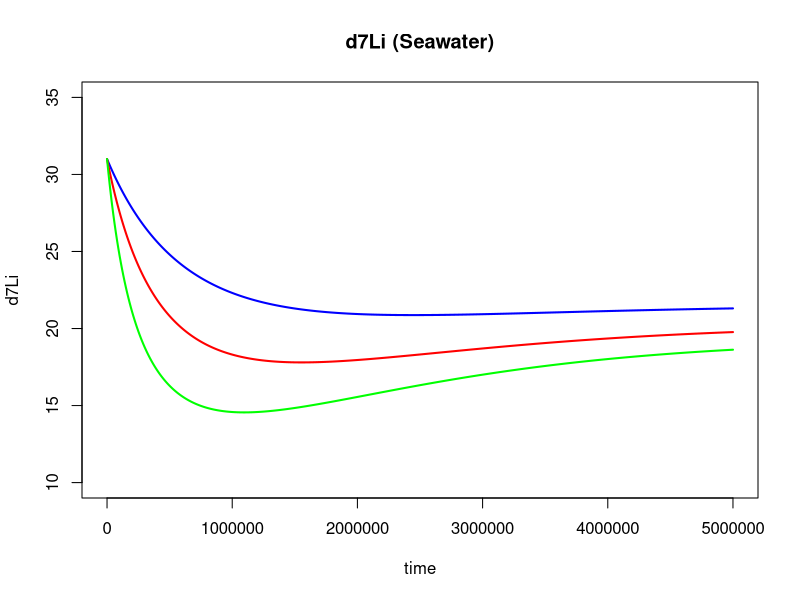
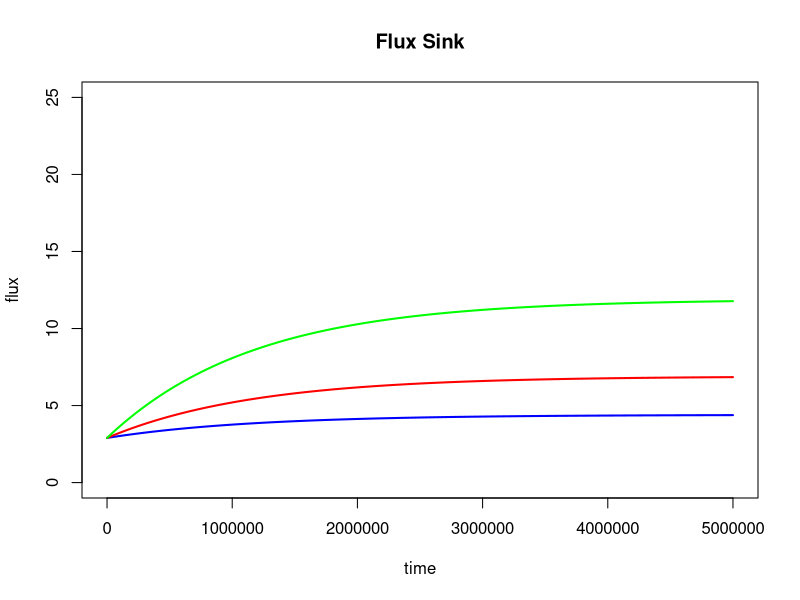

Reproduce these figures in R, in order.
# Solving Li box model by 4th order Runge-Kutta method


#########      Main Equation        #########

# One box model

#dNdt <- f_riv + f_ht + f_sr - f_sc
#ddelSWdt <- 1/N*(f_riv*(d_riv - delSW) + f_ht*(d_ht - delSW) + f_sr*(d_sr - delSW) + f_sc*(d_sc - delSW))



#########      Define constants and parameters       #########


# define time domain for 4th Order Runge-Kutta solver
dt <- 10000 # time step
t_total <- 5000000 # total num yrs
t_start <- 0 # start time
t <- seq(t_start, t_total, by=dt) # time sequence
N_step <- length(t) - 1 # num of time steps for solver

# input and output fluxes
friv = c(2.5, 5, 10, 50) # river
f_ht = 1.3 # hydrothermal vent
f_sr = 0.6 # subduction reflux

# isotope ratios (isotopic composition) of input and output fluxes
d_riv = 2 # riverine 
d_ht = 8 # hydrothermal vent
d_sr = 15 # subduction reflux 

# initialize values for Li sink into clays
d_sc0 <- 15
f_sc0 <- 2.9


# initialize values for Li isotopic balance in seawater
delSW0 <- 31

# initialize values for Li reservoir in seawater
M0 <- 3.4e6

# Li sink into clay differential for calculating isotope ratio of Li sink into clays (value used in Excel model)
sc_diff <- 16



#########      Define functions       #########

# Seawater Li Reservoir
fM <- function(dt.=dt, f_riv, f_ht, f_sr, f_sc) # t is timestep, M is seawater Li reservoir, and delSW is seawater Li isotopic balance
{
  dt*(f_riv + f_ht + f_sr - round(f_sc, 1))
}

# Li Isotopic Balance in Seawater
fdelSW <- function(dt.=dt, M, delSW, f_riv, d_riv, f_ht, d_ht, f_sr, d_sr, f_sc, d_sc) 
{
  dt/M*(f_riv*(d_riv - delSW) + f_ht*(d_ht - delSW) + f_sr*(d_sr - delSW) - f_sc*(d_sc - delSW))
}

# Li sink into clays flux; clay formation during seafloor alteration and sediment diagenesis
f_fsc <- function(f_sc00=f_sc0, M00=M0, dt.=dt, input_Li, output_Li){
  f_sc00*((input_Li - output_Li)*dt + M00)/M00
}

# isotope ratio of output (Li sink into clays) flux
f_dsc <- function(delSW, sc_diff){
  delSW - sc_diff
}


# initialize data frame to hold data
df <- list()

for (k in 1:length(friv)){
  
  df[[k]] <- data.frame(t=t)
  
  # add to data frame
  df[[k]]$f_riv <- friv[k]
  df[[k]]$f_ht <- f_ht
  df[[k]]$f_sr <- f_sr
  
  # add to data frame
  df[[k]]$d_riv <- d_riv
  df[[k]]$d_ht <- d_ht
  df[[k]]$d_sr <- d_sr
  
  df[[k]]$d_sc <- NA
  df[[k]]$f_sc <- NA
  df[[k]]$d_sc[1] <- d_sc0
  df[[k]]$f_sc[1] <- f_sc0
  
  df[[k]]$delSW <- NA
  df[[k]]$delSW[1] <- delSW0
  
  df[[k]]$M <- NA
  df[[k]]$M[1] <- M0
  
  # initialize values for cumulative input and output fluxes
  df[[k]]$input_Li <- NA
  df[[k]]$output_Li <- NA
  df[[k]]$input_Li[1] <- friv[k] + f_ht + f_sr
  df[[k]]$output_Li[1] <- f_sc0
  
}



###########    4th order Runge-Kutta Solver ###########


for (j in 1:length(friv)){
  
  for (i in 1:N_step)
  {
    # update time dependent variables
    #t_i <- df[[j]]$t[i]
    delSW_i <- df[[j]]$delSW[i]
    f_riv_i <- df[[j]]$f_riv[i]
    f_ht_i <- df[[j]]$f_ht[i]
    f_sr_i <- df[[j]]$f_sr[i]
    d_riv_i <- df[[j]]$d_riv[i]
    d_ht_i <- df[[j]]$d_ht[i]
    d_sr_i <- df[[j]]$d_sr[i]
    d_sc_i <- df[[j]]$d_sc[i]
    f_sc_i <- df[[j]]$f_sc[i]
    M_i <- df[[j]]$M[i]
    
    # calculate slopes
    m1 <- fM(dt, f_riv_i, f_ht_i, f_sr_i, f_sc_i)
    m2 <- fM(dt, f_riv_i, f_ht_i, f_sr_i, f_sc_i)
    m3 <- fM(dt, f_riv_i, f_ht_i, f_sr_i, f_sc_i)
    m4 <- fM(dt, f_riv_i, f_ht_i, f_sr_i, f_sc_i)
    
    k1 <- fdelSW(dt, M_i, delSW_i, f_riv_i, d_riv_i, f_ht_i, d_ht_i, f_sr_i, d_sr_i, f_sc_i, d_sc_i)
    k2 <- fdelSW(dt, M_i+m1/2, delSW_i+k1/2, f_riv_i, d_riv_i, f_ht_i, d_ht_i, f_sr_i, d_sr_i, f_sc_i, d_sc_i)
    k3 <- fdelSW(dt, M_i+m2/2, delSW_i+k2/2, f_riv_i, d_riv_i, f_ht_i, d_ht_i, f_sr_i, d_sr_i, f_sc_i, d_sc_i)
    k4 <- fdelSW(dt, M_i+m3, delSW_i+k3, f_riv_i, d_riv_i, f_ht_i, d_ht_i, f_sr_i, d_sr_i, f_sc_i, d_sc_i)
    
    # update dependent values
    M_new <- M_i + 1/6*(m1 + 2*m2 + 2*m3 + m4)
    delSW_new <- delSW_i+1/6*(k1 + 2*k2 + 2*k3 + k4)
    dsc_new <- f_dsc(delSW_new, sc_diff)
    fsc_new <- f_fsc(input_Li=df[[j]]$input_Li[i], output_Li=df[[j]]$output_Li[i])
    
    # update data frame
    df[[j]]$delSW[i+1] <- delSW_new
    df[[j]]$d_sc[i+1] <- dsc_new
    df[[j]]$f_sc[i+1] <- fsc_new
    df[[j]]$M[i+1] <- M_new
    df[[j]]$input_Li[i+1] <- df[[j]]$input_Li[i] + f_riv_i + f_ht_i + f_sr_i
    df[[j]]$output_Li[i+1] <- df[[j]]$output_Li[i] + fsc_new
    
  }
}


##########  plot numerical results ############

# remove scientific notation
options(scipen=999)

# plot delSW
plot(x=df[[1]]$t, y=df[[1]]$delSW, type="l", lwd=2, col="blue", main="d7Li (Seawater)", xlab="time", ylab="d7Li", ylim=c(10, 35))
lines(x=df[[2]]$t, y=df[[2]]$delSW, type="l", lwd=2, col="red")
lines(x=df[[3]]$t, y=df[[3]]$delSW, type="l", lwd=2, col="green")
#lines(x=df[[4]]$t, y=df[[4]]$delSW, type="l", lwd=2, col="orange")

# plot flux sink
plot(x=df[[1]]$t, y=df[[1]]$f_sc, type="l", lwd=2, col="blue", main="Flux Sink", xlab="time", ylab="flux", ylim=c(0, 25))
lines(x=df[[2]]$t, y=df[[2]]$f_sc, type="l", lwd=2, col="red")
lines(x=df[[3]]$t, y=df[[3]]$f_sc, type="l", lwd=2, col="green")
#lines(x=df[[4]]$t, y=df[[4]]$f_sc, type="l", lwd=2, col="orange")

